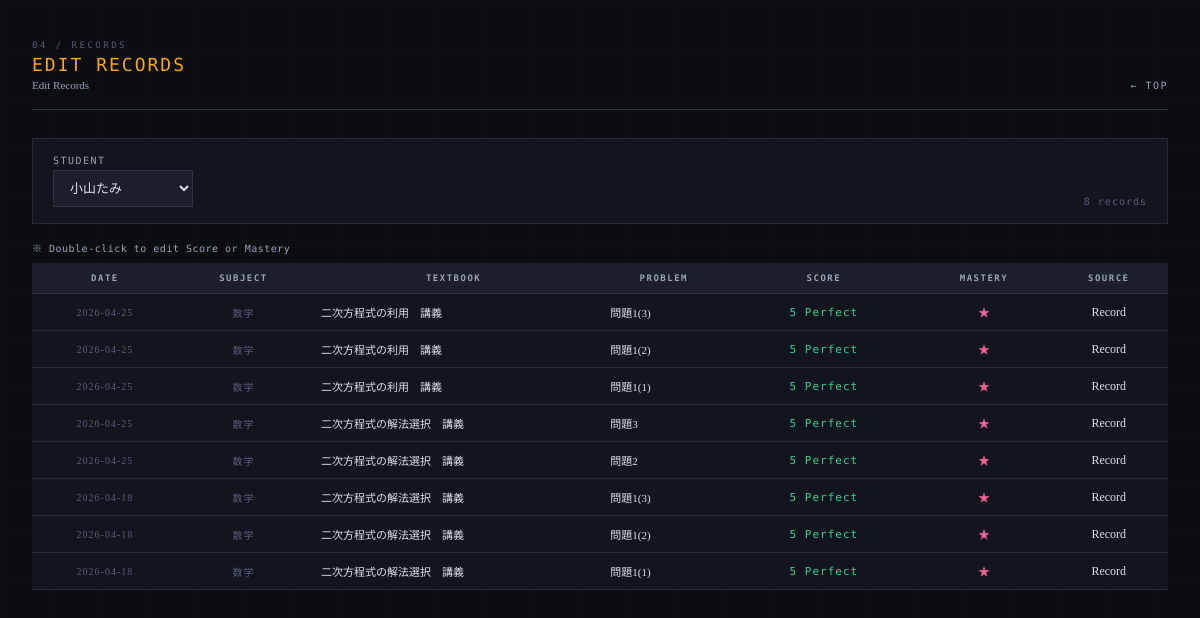
Before: /record/list?student_id=S002 with the older database file.
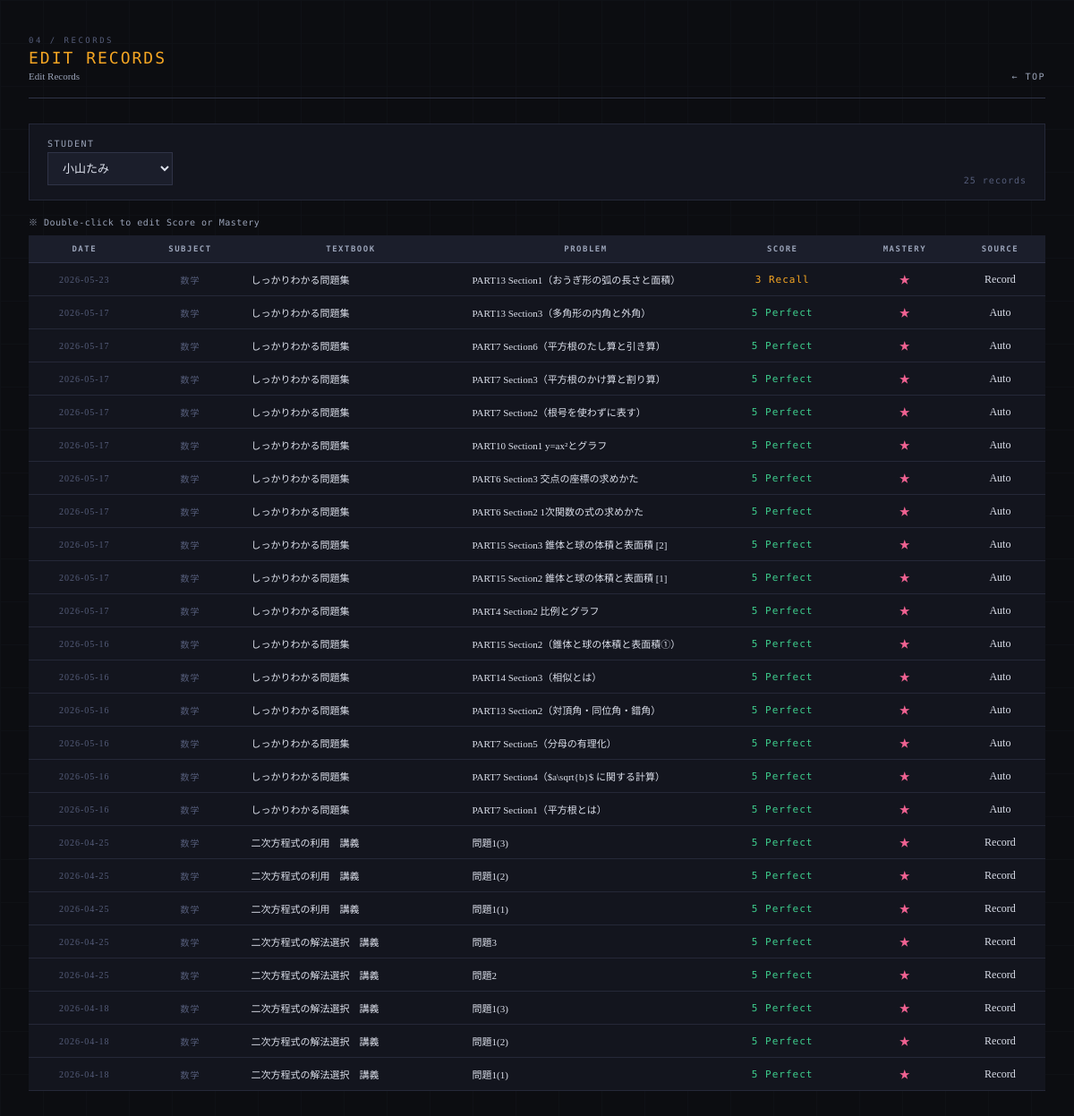
After: the same page with the newer database file.
### tables this page shows
CREATE TABLE history (
            history_id INTEGER PRIMARY KEY AUTOINCREMENT,
            student_id TEXT NOT NULL,
            problem_id INTEGER NOT NULL,
            date TEXT NOT NULL,
            correct INTEGER NOT NULL,
            mastery INTEGER NOT NULL,
            category TEXT NOT NULL, score INTEGER DEFAULT 5,
            FOREIGN KEY (student_id) REFERENCES students(student_id),
            FOREIGN KEY (problem_id) REFERENCES problems(problem_id)
        );

CREATE TABLE problems (
            problem_id INTEGER PRIMARY KEY AUTOINCREMENT,
            subject TEXT NOT NULL,
            textbook TEXT NOT NULL,
            problem_number TEXT NOT NULL,
            importance TEXT NOT NULL,
            type TEXT NOT NULL
        , instruction TEXT, difficulty INTEGER DEFAULT 3, review_value INTEGER DEFAULT 3, estimated_minutes INTEGER DEFAULT 15, textbook_id INTEGER, section_id INTEGER, order_in_textbook INTEGER, total_minutes INTEGER DEFAULT NULL);

### app.py (the view)
@app.route("/record/list")
def record_list():
    conn = get_connection()
    c = conn.cursor()
    c.execute("SELECT * FROM students ORDER BY student_id")
    students = c.fetchall()
    student_id = request.args.get("student_id",
                  students[0]["student_id"] if students else None)
    records = []
    if student_id:
        c.execute("""
            SELECT h.history_id, h.date, h.correct, h.mastery, h.category,
               h.score,
                   p.subject, p.textbook, p.problem_number
            FROM history h
            JOIN problems p ON h.problem_id = p.problem_id
            WHERE h.student_id = ?
            ORDER BY h.date DESC, h.history_id DESC
            LIMIT 100
        """, (student_id,))
        records = c.fetchall()
    conn.close()
    return render_template("record_list.html", students=students,
                           records=records, selected_student=student_id)

### app.py (called while the page is built)
@app.template_filter("cat_en")
def cat_en_filter(v):
    return CAT_EN.get(v, v)

### database.py (called while the page is built)
def get_connection():
    conn = sqlite3.connect(DB_PATH)
    conn.row_factory = sqlite3.Row
    return conn

### templates/record_list.html (shortened to what this page needs)
<!DOCTYPE html>
<html lang="ja">
<head>
</head>
<body>
<div class="container">
  <div class="page-header fade-in">
    <div>
      <div class="page-label">04 / Records</div>
      <div class="page-title" style="color:#f5a623;">Edit Records</div>
      <div class="page-title-ja">Edit Records</div>
    </div>
    <a class="page-header-back" href="/">TOP</a>
  </div>
  <div class="filter-bar fade-in">
    <form method="GET" style="display:contents;">
      <div>
        <label>Student</label>
        <select name="student_id" onchange="this.form.submit()" style="min-width:140px;">
          {%- for s in students %}
          <option value="{{ s.student_id }}"
            {%- if s.student_id == selected_student %} selected{%- endif %}>
            {{ s.name }}
          </option>
          {%- endfor %}
        </select>
      </div>
    </form>
    <span class="meta-text" style="margin-left:auto;">{{ records|length }} records</span>
  </div>
  <div style="font-family:'DM Mono',monospace;font-size:10px;color:var(--text-muted);
    margin-bottom:8px;letter-spacing:0.5px;">
    ※ Double-click to edit Score or Mastery
  </div>
  <div class="fade-in" style="overflow-x:auto;">
  <table class="data-table">
    <thead>
      <tr>
        <th>Date</th><th>Subject</th><th>Textbook</th><th>Problem</th>
        <th>Score</th><th>Mastery</th><th>Source</th>
      </tr>
    </thead>
    <tbody>
    {%- for r in records %}
    <tr id="hrow-{{ r.history_id }}">
      <td class="meta-text" style="white-space:nowrap;">{{ r.date }}</td>
      <td class="meta-text">{{ r.subject }}</td>
      <td class="left" style="font-size:11px;max-width:160px;overflow:hidden;text-overflow:ellipsis;white-space:nowrap;">
        {{ r.textbook }}
      </td>
      <td class="left" style="font-size:11px;max-width:180px;overflow:hidden;text-overflow:ellipsis;white-space:nowrap;">
        {{ r.problem_number }}
      </td>
      {%- set sc = r.score if r.score else (5 if r.correct == 1 else 1) %}
      <td class="score-cell" data-id="{{ r.history_id }}" data-score="{{ sc }}">
        <span class="editable score-{{ sc }}"
          ondblclick="startScoreEdit(this, {{ r.history_id }}, {{ sc }})"
          style="cursor:pointer;">
          {%- if sc == 5 %}<span style="color:var(--green);font-family:'DM Mono',monospace;font-size:11px;letter-spacing:1px;">5 Perfect</span>
          {%- elif sc == 4 %}<span style="color:var(--blue);font-family:'DM Mono',monospace;font-size:11px;letter-spacing:1px;">4 Good</span>
          {%- elif sc == 3 %}<span style="color:var(--amber);font-family:'DM Mono',monospace;font-size:11px;letter-spacing:1px;">3 Recall</span>
          {%- elif sc == 2 %}<span style="color:var(--rose);font-family:'DM Mono',monospace;font-size:11px;letter-spacing:1px;">2 Retry</span>
          {%- else %}<span style="color:var(--red);font-family:'DM Mono',monospace;font-size:11px;letter-spacing:1px;">1 Failed</span>
          {%- endif %}
        </span>
      </td>
      <td class="mastery-cell" data-id="{{ r.history_id }}" data-mastery="{{ r.mastery }}">
        {%- set m = r.mastery %}
        <span class="editable mastery-{{ m }}"
          ondblclick="startMasteryEdit(this, {{ r.history_id }}, {{ m }})">
          {{ '★' * m }}
        </span>
      </td>
      <td>
        {{ r.category | cat_en }}
      </td>
    </tr>
    {%- endfor %}
    </tbody>
  </table>
  </div>
</div>
</body>
</html>

Changed rows visible on the page:
added history: date "2026-05-23", subject "数学", textbook "しっかりわかる問題集", problem_number "PART13 Section1（おうぎ形の弧の長さと面積）", shows "3 Recall", value "★", category|cat_en "Record"
added history: date "2026-05-17", subject "数学", textbook "しっかりわかる問題集", problem_number "PART13 Section3（多角形の内角と外角）", shows "5 Perfect", value "★", category|cat_en "Auto"
added history: date "2026-05-17", subject "数学", textbook "しっかりわかる問題集", problem_number "PART7 Section6（平方根のたし算と引き算）", shows "5 Perfect", value "★", category|cat_en "Auto"
added history: date "2026-05-17", subject "数学", textbook "しっかりわかる問題集", problem_number "PART7 Section3（平方根のかけ算と割り算）", shows "5 Perfect", value "★", category|cat_en "Auto"
added history: date "2026-05-17", subject "数学", textbook "しっかりわかる問題集", problem_number "PART7 Section2（根号を使わずに表す）", shows "5 Perfect", value "★", category|cat_en "Auto"
added history: date "2026-05-17", subject "数学", textbook "しっかりわかる問題集", problem_number "PART10 Section1 y=ax²とグラフ", shows "5 Perfect", value "★", category|cat_en "Auto"
added history: date "2026-05-17", subject "数学", textbook "しっかりわかる問題集", problem_number "PART6 Section3 交点の座標の求めかた", shows "5 Perfect", value "★", category|cat_en "Auto"
added history: date "2026-05-17", subject "数学", textbook "しっかりわかる問題集", problem_number "PART6 Section2 1次関数の式の求めかた", shows "5 Perfect", value "★", category|cat_en "Auto"
added history: date "2026-05-17", subject "数学", textbook "しっかりわかる問題集", problem_number "PART15 Section3 錐体と球の体積と表面積 [2]", shows "5 Perfect", value "★", category|cat_en "Auto"
added history: date "2026-05-17", subject "数学", textbook "しっかりわかる問題集", problem_number "PART15 Section2 錐体と球の体積と表面積 [1]", shows "5 Perfect", value "★", category|cat_en "Auto"
added history: date "2026-05-17", subject "数学", textbook "しっかりわかる問題集", problem_number "PART4 Section2 比例とグラフ", shows "5 Perfect", value "★", category|cat_en "Auto"
added history: date "2026-05-16", subject "数学", textbook "しっかりわかる問題集", problem_number "PART15 Section2（錐体と球の体積と表面積①）", shows "5 Perfect", value "★", category|cat_en "Auto"
added history: date "2026-05-16", subject "数学", textbook "しっかりわかる問題集", problem_number "PART14 Section3（相似とは）", shows "5 Perfect", value "★", category|cat_en "Auto"
added history: date "2026-05-16", subject "数学", textbook "しっかりわかる問題集", problem_number "PART13 Section2（対頂角・同位角・錯角）", shows "5 Perfect", value "★", category|cat_en "Auto"
added history: date "2026-05-16", subject "数学", textbook "しっかりわかる問題集", problem_number "PART7 Section5（分母の有理化）", shows "5 Perfect", value "★", category|cat_en "Auto"
added history: date "2026-05-16", subject "数学", textbook "しっかりわかる問題集", problem_number "PART7 Section4（$a\\sqrt{b}$ に関する計算）", shows "5 Perfect", value "★", category|cat_en "Auto"
added history: date "2026-05-16", subject "数学", textbook "しっかりわかる問題集", problem_number "PART7 Section1（平方根とは）", shows "5 Perfect", value "★", category|cat_en "Auto"
Other visible differences:
{{ records|length }}: "8" → "25"
